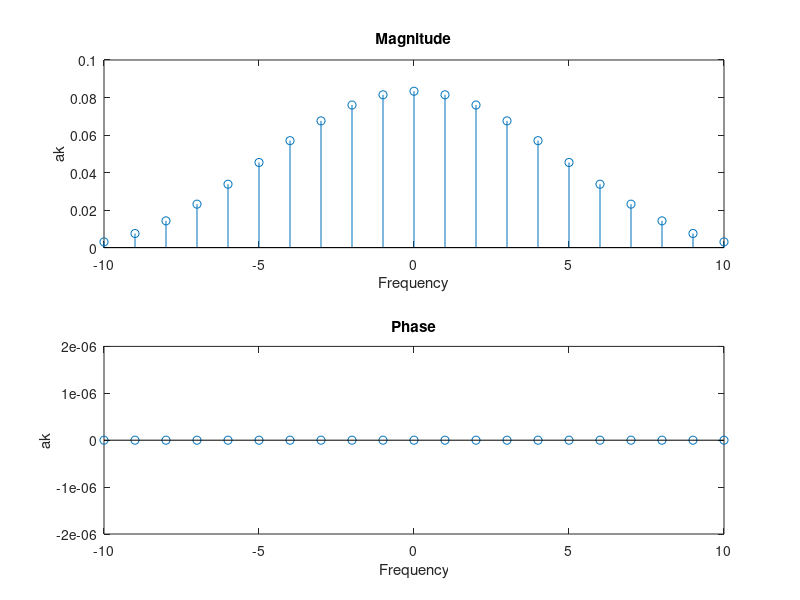

Source code (MATLAB):
                          #Main
                          #Part D

figure('Name','Part D');
                          
T=6;   
ak= [];
range=-100:1:100;

for  z=1:201
  k = range(z);
  [h_expo] =  @(t)  (1-2.*abs(t) ) .* exp((-2*pi/T)*t*k*i).* (t<=0.5) .*(t>=-0.5);
  answer = quadgk(h_expo,-3,3);
  Ak = answer /T;
  ak = [ak Ak];
endfor


#displaying ak's  in command line 
disp(ak);

 #calculating mag and phase
mag = abs(ak);
phase =arg(ak);
 
#plotting magnitude
subplot(2,1,1);
stem(range,mag);
axis([-10 10]);
xlabel('Frequency');
ylabel('ak');
title('Magnitude');

#plotting phase
subplot(2,1,2)
stem(range,phase);
axis([-10 10]);
xlabel('Frequency');
ylabel('ak');
title('Phase');